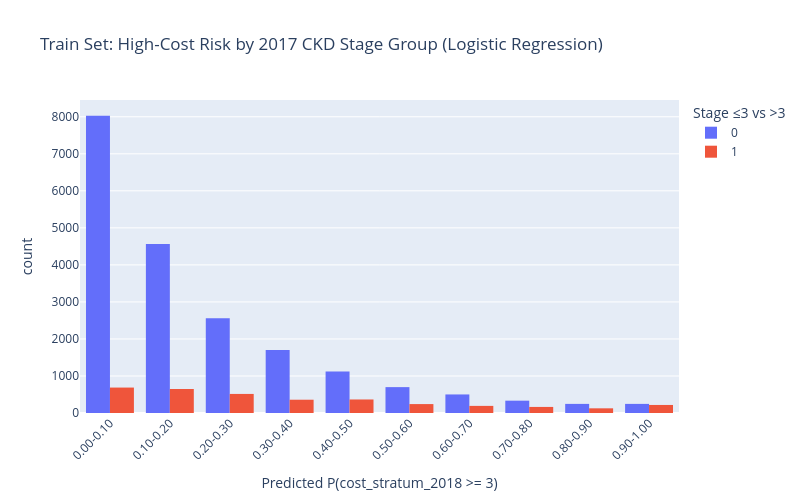

The cell this chart's notebook holds for it:
### Code cell
train_df = df_binned[df_binned["ENROLID"].isin(train_ids)].reset_index(drop=True)
test_df  = df_binned[df_binned["ENROLID"].isin(test_ids)].reset_index(drop=True)

# (Optional) sanity check:
print("Train size:", len(train_df), "Test size:", len(test_df))
#print(train_df["risk_bin"].value_counts(normalize=True))
#print(test_df ["risk_bin"].value_counts(normalize=True))

bins = list(train_df["risk_bin"].cat.categories)   # already ordered

# 3️⃣  plot – no extra tricks needed
fig = px.histogram(
    train_df,
    x="risk_bin",
    color="true_class",
    labels={
        "risk_bin": f"Predicted P(cost_stratum_2018 >= {stratifier_cutoff})",
        "true_class": "Stage ≤3 vs >3"
    },
    title="Train Set: High-Cost Risk by 2017 CKD Stage Group (Logistic Regression)",
    barmode="group",
    height=500, width=800
)
fig.update_xaxes(
    categoryorder="array",
    categoryarray=bins,      # <- enforce ascending order
    tickangle=-45
)

fig.show()

### Figure 1 — Plotly figure (JSON) as saved in the notebook; plotly's stock layout.template omitted (floating-point values rounded to 4 significant figures; data arrays with more than 128 entries replaced by an {"elided": "..."} marker saying what was removed)
{"data": [{"alignmentgroup": "True", "bingroup": "x", "hovertemplate": "Stage ≤3 vs >3=0<br>Predicted P(cost_stratum_2018 >= 3)=%{x}<br>count=%{y}<extra></extra>", "legendgroup": "0", "marker": {"color": "#636efa", "pattern": {"shape": ""}}, "name": "0", "offsetgroup": "0", "orientation": "v", "showlegend": true, "type": "histogram", "x": {"elided": "19998 str values"}, "xaxis": "x", "yaxis": "y"}, {"alignmentgroup": "True", "bingroup": "x", "hovertemplate": "Stage ≤3 vs >3=1<br>Predicted P(cost_stratum_2018 >= 3)=%{x}<br>count=%{y}<extra></extra>", "legendgroup": "1", "marker": {"color": "#EF553B", "pattern": {"shape": ""}}, "name": "1", "offsetgroup": "1", "orientation": "v", "showlegend": true, "type": "histogram", "x": {"elided": "3515 str values"}, "xaxis": "x", "yaxis": "y"}], "layout": {"barmode": "group", "height": 500, "legend": {"title": {"text": "Stage ≤3 vs >3"}, "tracegroupgap": 0}, "title": {"text": "Train Set: High-Cost Risk by 2017 CKD Stage Group (Logistic Regression)"}, "width": 800, "xaxis": {"anchor": "y", "categoryarray": ["0.00-0.10", "0.10-0.20", "0.20-0.30", "0.30-0.40", "0.40-0.50", "0.50-0.60", "0.60-0.70", "0.70-0.80", "0.80-0.90", "0.90-1.00"], "categoryorder": "array", "domain": [0, 1], "tickangle": -45, "title": {"text": "Predicted P(cost_stratum_2018 >= 3)"}}, "yaxis": {"anchor": "x", "domain": [0, 1], "title": {"text": "count"}}}}
